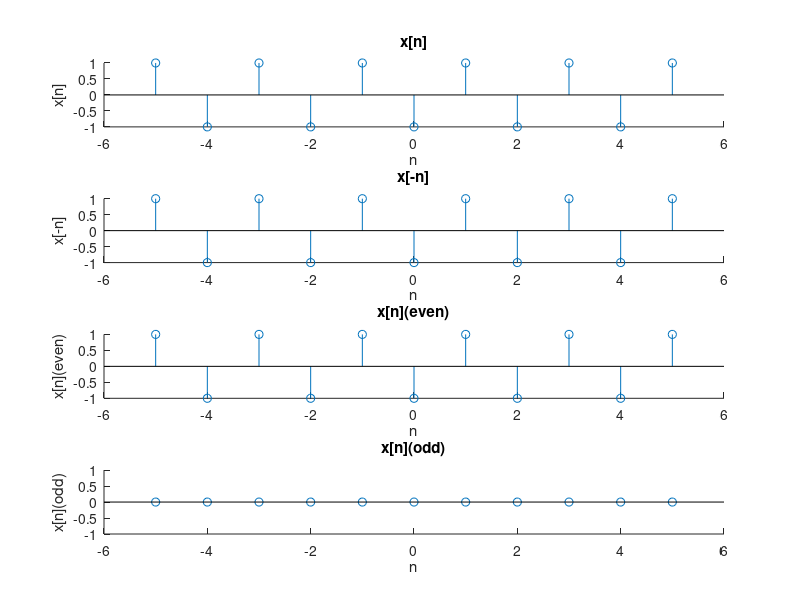

MATLAB code to generate this figure:
%Name:Junpeng Gai
%SID:40009896

n=-5:5;

x1=(-1).^(n-1); % define x[n] for -5:5

x2=(-1).^(-n-1);  % define x[-n] for -5:5



x3=(x1+x2)/2; %get even component from above
x4=(x1-x2)/2 ;  %get even component from above 
subplot(4,1,1)   %plot the x[n]
hold on
title('x[n]')   %set the tittle
xlabel('n')     %set label for x
ylabel('x[n]')  %set label for y
stem(n,x1)
hold off
subplot(4,1,2)  %plot the x[-n]
hold on
title('x[-n]')   %set the tittle
xlabel('n')     %set label for x
ylabel('x[-n]')  %set label for y
stem(n,x2)
hold off
subplot(4,1,3)  %plot the x[n](even)
hold on
title('x[n](even)')   %set the tittle
xlabel('n')     %set label for x
ylabel('x[n](even)')  %set label for y
stem(n,x3)
hold off
subplot(4,1,4)  %plot the x[n](odd)
hold on
title('x[n](odd)')   %set the tittle
xlabel('n')     %set label for x
ylabel('x[n](odd)')  %set label for y
stem(n,x4)
hold off

